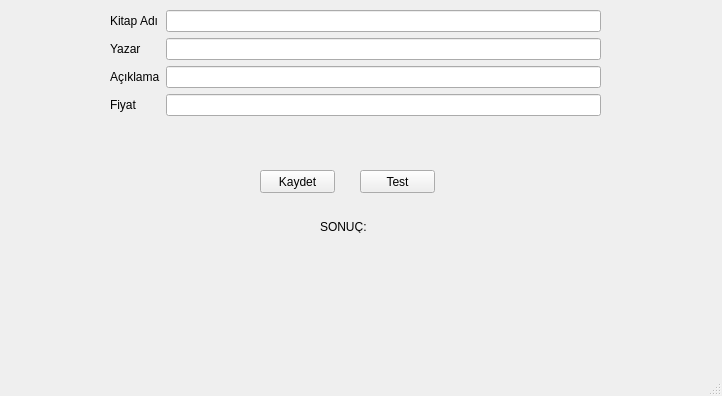
<?xml version="1.0" encoding="UTF-8"?>
<ui version="4.0">
 <class>MainWindow</class>
 <widget class="QMainWindow" name="MainWindow">
  <property name="geometry">
   <rect>
    <x>0</x>
    <y>0</y>
    <width>722</width>
    <height>396</height>
   </rect>
  </property>
  <property name="windowTitle">
   <string>MainWindow</string>
  </property>
  <widget class="QWidget" name="centralwidget">
   <widget class="QPushButton" name="bt1">
    <property name="geometry">
     <rect>
      <x>260</x>
      <y>170</y>
      <width>75</width>
      <height>23</height>
     </rect>
    </property>
    <property name="text">
     <string>Kaydet</string>
    </property>
   </widget>
   <widget class="QPushButton" name="bt2">
    <property name="geometry">
     <rect>
      <x>360</x>
      <y>170</y>
      <width>75</width>
      <height>23</height>
     </rect>
    </property>
    <property name="text">
     <string>Test</string>
    </property>
   </widget>
   <widget class="QWidget" name="formLayoutWidget">
    <property name="geometry">
     <rect>
      <x>110</x>
      <y>10</y>
      <width>491</width>
      <height>131</height>
     </rect>
    </property>
    <layout class="QFormLayout" name="formLayout">
     <item row="0" column="0">
      <widget class="QLabel" name="label">
       <property name="text">
        <string>Kitap Adı</string>
       </property>
      </widget>
     </item>
     <item row="1" column="0">
      <widget class="QLabel" name="label_2">
       <property name="text">
        <string>Yazar</string>
       </property>
      </widget>
     </item>
     <item row="2" column="0">
      <widget class="QLabel" name="label_3">
       <property name="text">
        <string>Açıklama</string>
       </property>
      </widget>
     </item>
     <item row="3" column="0">
      <widget class="QLabel" name="label_4">
       <property name="text">
        <string>Fiyat</string>
       </property>
      </widget>
     </item>
     <item row="0" column="1">
      <widget class="QLineEdit" name="txtAd"/>
     </item>
     <item row="1" column="1">
      <widget class="QLineEdit" name="txtYazar"/>
     </item>
     <item row="2" column="1">
      <widget class="QLineEdit" name="txtAciklama"/>
     </item>
     <item row="3" column="1">
      <widget class="QLineEdit" name="txtFiyat"/>
     </item>
    </layout>
   </widget>
   <widget class="QLabel" name="label_5">
    <property name="geometry">
     <rect>
      <x>320</x>
      <y>220</y>
      <width>47</width>
      <height>13</height>
     </rect>
    </property>
    <property name="text">
     <string>SONUÇ:</string>
    </property>
   </widget>
  </widget>
  <widget class="QMenuBar" name="menubar">
   <property name="geometry">
    <rect>
     <x>0</x>
     <y>0</y>
     <width>722</width>
     <height>21</height>
    </rect>
   </property>
  </widget>
  <widget class="QStatusBar" name="statusbar"/>
 </widget>
 <resources/>
 <connections/>
</ui>
